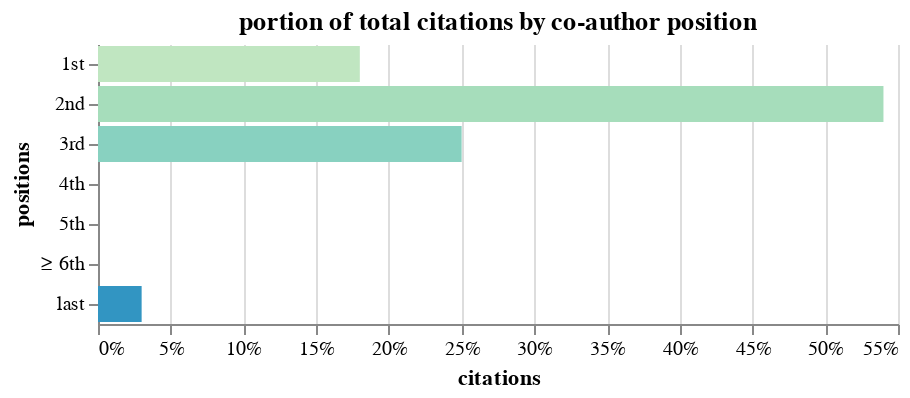

Write notebook code for a chart like this one.
### Markdown cell above
# Plot w/ Altair

### Code cell
def bar_chart(df):
    return alt.Chart(df).mark_bar().encode(
        alt.X('citations', axis=alt.Axis(format='%')),
        alt.Y('positions', sort=None),
        color=alt.Color(
            "positions", 
            scale=alt.Scale(scheme="greenblue"), 
            legend=None
            )
        ).properties(
            title='portion of total citations by co-author position'
        ).configure_axisX(
            labelAngle=0
        ).configure_view(
            strokeWidth=0
        )


bar_chart(percents_df).display()

### Figure 1 — Vega-Lite specification as saved in the notebook (floating-point values rounded to 4 significant figures)
{"config": {"view": {"continuousWidth": 400, "continuousHeight": 300, "strokeWidth": 0}, "axisX": {"labelAngle": 0}}, "data": {"name": "data-72786df2bcab0be22fd5cb8ef8265cfb"}, "mark": "bar", "encoding": {"color": {"type": "nominal", "field": "positions", "legend": null, "scale": {"scheme": "greenblue"}}, "x": {"type": "quantitative", "axis": {"format": "%"}, "field": "citations"}, "y": {"type": "nominal", "field": "positions", "sort": null}}, "title": "portion of total citations by co-author position", "$schema": "https://vega.github.io/schema/vega-lite/v4.0.2.json", "datasets": {"data-72786df2bcab0be22fd5cb8ef8265cfb": [{"positions": "1st", "citations": 0.18}, {"positions": "2nd", "citations": 0.54}, {"positions": "3rd", "citations": 0.25}, {"positions": "4th", "citations": 0.0}, {"positions": "5th", "citations": 0.0}, {"positions": "≥ 6th", "citations": 0.0}, {"positions": "last", "citations": 0.03}]}}
